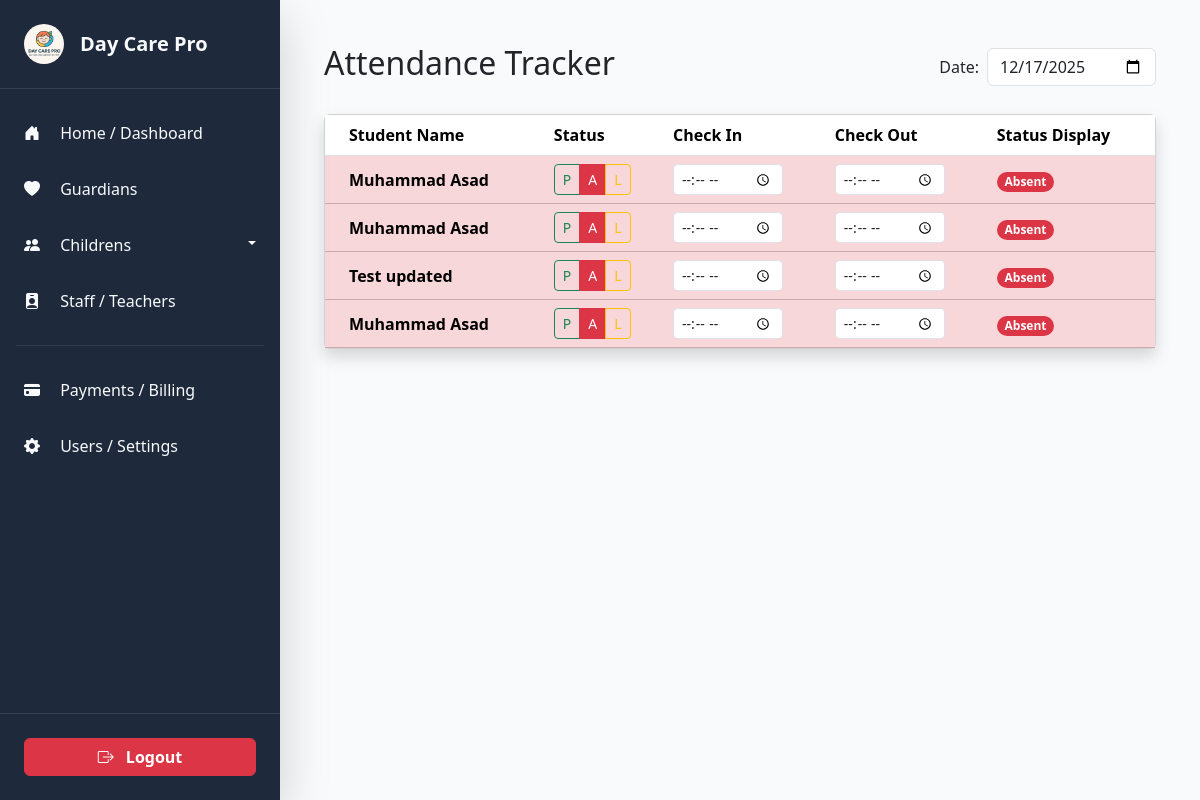
Page /attendance/ (signed in) on the committed database.
### attendance/models.py (models this page shows, shortened)
class Attendance(models.Model):
    STATUS_CHOICES = [
        ('ABSENT', 'Absent'),
        ('PRESENT', 'Present'),
        ('LEAVE', 'On Leave'),
    ]
    child = models.ForeignKey(Child, on_delete=models.CASCADE, related_name='attendance_records')
    date = models.DateField(default=timezone.now)
    status = models.CharField(max_length=10, choices=STATUS_CHOICES, default='ABSENT')
    check_in_time = models.TimeField(null=True, blank=True)
    check_out_time = models.TimeField(null=True, blank=True)
    created_at = models.DateTimeField(auto_now_add=True)
    updated_at = models.DateTimeField(auto_now=True)
    class Meta:
        unique_together = ('child', 'date')
        ordering = ['child'] # Adjust based on Child name field

### children/models.py (models this page shows, shortened)
class Child(models.Model):
    GENDER_CHOICES = [
        ('Male', 'Male'),
        ('Female', 'Female'),
        ('Other', 'Other'),
    ]
    CLASS_CHOICES = [
        ('Infants', 'Infants'),
        ('Toddlers', 'Toddlers'),
        ('Pre-K', 'Pre-K'),
    ]
    STATUS_CHOICES = [
        ('Active', 'Active'),
        ('Pending', 'Pending'),
        ('Left', 'Left'),
    ]
    guardian = models.ForeignKey(Guardian, on_delete=models.CASCADE, related_name='children')
    full_name = models.CharField(max_length=100)
    dob = models.DateField(verbose_name="Date of Birth")
    gender = models.CharField(max_length=10, choices=GENDER_CHOICES)
    enrollment_class = models.CharField(max_length=20, choices=CLASS_CHOICES)
    start_date = models.DateField(default=timezone.now)
    photo = models.ImageField(upload_to='children/', blank=True, null=True)
    status = models.CharField(max_length=10, choices=STATUS_CHOICES, default='Active')
    def __str__(self):
        return self.full_name

### attendance/views.py (the view)
# urls.py: path('', views.daily_attendance_view, name='daily_tracker'),
@login_required
def daily_attendance_view(request):
    date_str = request.GET.get('date')
    if date_str:
        current_date = datetime.strptime(date_str, '%Y-%m-%d').date()
    else:
        current_date = timezone.now().date()
    with transaction.atomic():
        active_children = Child.objects.all()
        print(active_children)
        existing_records = Attendance.objects.filter(date=current_date).values_list('child_id', flat=True)
        print(existing_records)
        new_attendance_objects = []
        for child in active_children:
            if child.id not in existing_records:
                new_attendance_objects.append(
                    Attendance(
                        child=child,
                        date=current_date,
                        status='ABSENT'
                    )
                )
        if new_attendance_objects:
            Attendance.objects.bulk_create(new_attendance_objects)
    attendance_list = Attendance.objects.filter(date=current_date).select_related('child')
    context = {
        'attendance_list': attendance_list,
        'current_date': current_date.strftime('%Y-%m-%d'),
        'today': timezone.now().date().strftime('%Y-%m-%d')
    }
    return render(request, 'attendance/daily_tracker.html', context)

### templates/attendance/daily_tracker.html (shortened to what this page needs)
{% extends 'base.html' %} {% block content %}
<div class="container-fluid py-4">
    <div class="d-flex justify-content-between align-items-center mb-4">
        <h2>Attendance Tracker</h2>
        <form method="GET" class="d-flex align-items-center gap-2">
            <label>Date:</label>
            <input type="date" name="date" class="form-control" value="{{ current_date }}" onchange="this.form.submit()">
        </form>
    </div>
    <div class="card shadow">
        <div class="card-body p-0">
            <table class="table table-hover align-middle mb-0">
                <thead class="bg-light">
                    <tr>
                        <th class="ps-4">Student Name</th>
                        <th>Status</th>
                        <th>Check In</th>
                        <th>Check Out</th>
                        <th>Status Display</th>
                    </tr>
                </thead>
                <tbody>
                    {% for record in attendance_list %}
                    <tr id="row-{{ record.id }}" class="{% if record.status == 'ABSENT' %}table-danger{% elif record.status == 'PRESENT' %}table-success{% else %}table-warning{% endif %} bg-opacity-10">
                        <td class="ps-4 fw-bold">
                            {{ record.child.full_name }}
                        </td>
                        <td>
                            <div class="btn-group" role="group">
                                <button type="button"
                                    class="btn btn-sm {% if record.status == 'PRESENT' %}btn-success{% else %}btn-outline-success{% endif %}"
                                    onclick="updateStatus({{ record.id }}, 'PRESENT')">P</button>
                                <button type="button"
                                    class="btn btn-sm {% if record.status == 'ABSENT' %}btn-danger{% else %}btn-outline-danger{% endif %}"
                                    onclick="updateStatus({{ record.id }}, 'ABSENT')">A</button>
                                <button type="button"
                                    class="btn btn-sm {% if record.status == 'LEAVE' %}btn-warning{% else %}btn-outline-warning{% endif %}"
                                    onclick="updateStatus({{ record.id }}, 'LEAVE')">L</button>
                            </div>
                        </td>
                        <td>
                            <input type="time" class="form-control form-control-sm"
                                   value="{{ record.check_in_time|time:'H:i' }}"
                                   onblur="updateTime({{ record.id }}, 'check_in_time', this.value)"
                                   style="width: 110px;">
                        </td>
                        <td>
                            <input type="time" class="form-control form-control-sm"
                                   value="{{ record.check_out_time|time:'H:i' }}"
                                   onblur="updateTime({{ record.id }}, 'check_out_time', this.value)"
                                   style="width: 110px;">
                        </td>
                        <td>
                            <span class="badge rounded-pill {% if record.status == 'PRESENT' %}bg-success{% elif record.status == 'ABSENT' %}bg-danger{% else %}bg-warning text-dark{% endif %}" id="badge-{{ record.id }}">
                                {{ record.get_status_display }}
                            </span>
                        </td>
                    </tr>
                    {% empty %}
                    <tr>
                        <td colspan="5" class="text-center py-4">No students found.</td>
                    </tr>
                    {% endfor %}
                </tbody>
            </table>
        </div>
    </div>
</div>
{% endblock %}

### templates/base.html (style rules this page uses)
:root { --sidebar-width: 280px; --sidebar-bg: #1e293b; --sidebar-color: #f8fafc; --primary-color: #3b82f6; --danger-color: #dc3545; }

### rows in the picture
Attendance: child.full_name "Muhammad Asad", status "Absent"
Attendance: child.full_name "Muhammad Asad", status "Absent"
Attendance: child.full_name "Test updated", status "Absent"
Attendance: child.full_name "Muhammad Asad", status "Absent"
